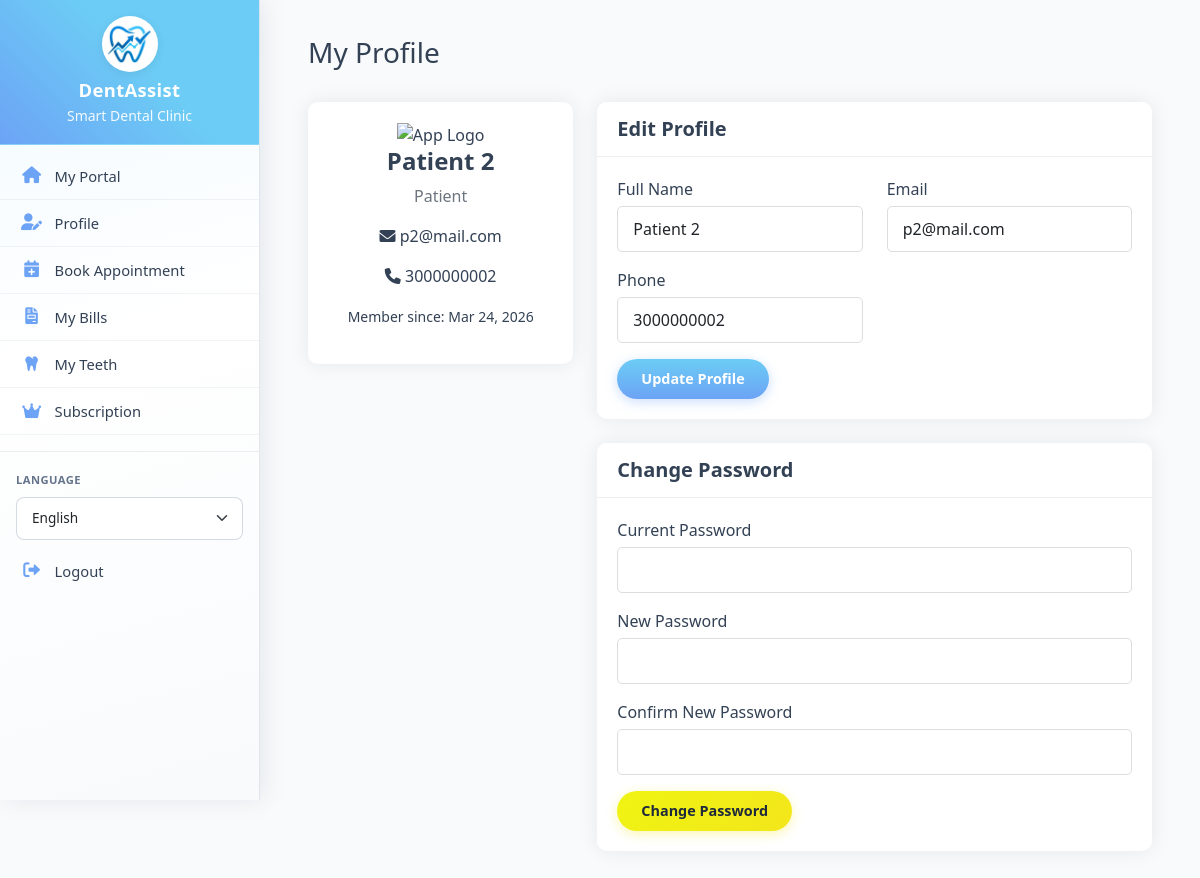
Screenshot of /profile.php (signed in) with the database file from the repository.
### tables this page shows
CREATE TABLE `users` (
  `id` int(11) NOT NULL,
  `username` varchar(191) NOT NULL,
  `email` varchar(191) NOT NULL,
  `password_hash` varchar(255) NOT NULL,
  `full_name` varchar(100) NOT NULL,
  `role` enum('doctor','assistant','patient') NOT NULL,
  `is_admin` tinyint(1) NOT NULL DEFAULT 0,
  `phone` varchar(20) DEFAULT NULL,
  `profile_image` varchar(255) DEFAULT NULL,
  `created_at` timestamp NOT NULL DEFAULT current_timestamp(),
  `updated_at` timestamp NOT NULL DEFAULT current_timestamp() ON UPDATE current_timestamp(),
  `is_active` tinyint(1) DEFAULT 1,
  `last_login` timestamp NULL DEFAULT NULL
);

### includes/db.php (called while the page is built, shortened)
<?php
class Database {
    private $host = DB_HOST;
    private $user = DB_USER;
    private $pass = DB_PASS;
    private $dbname = DB_NAME;
    private $conn;
    private static $instance = null;
    private function __construct() {
        try {
            $this->conn = new mysqli($this->host, $this->user, $this->pass, $this->dbname);
            $this->conn->set_charset("utf8mb4");
        } catch (Exception $e) {
            die("Database connection error: " . $e->getMessage());
        }
    }
    public static function getInstance() {
        if (self::$instance == null) {
            self::$instance = new Database();
        }
        return self::$instance;
    }
    public function query($sql, $params = [], $types = "") {
        $stmt = $this->conn->prepare($sql);
        if (!empty($params)) {
            if (empty($types)) {
                $types = $this->determineTypes($params);
            }
            $stmt->bind_param($types, ...$params);
        }
        if (!$stmt->execute()) {
            $err = $stmt->error ?: $this->conn->error;
            throw new Exception('Query failed: ' . $err);
        }
        return $stmt;
    }
    private function determineTypes($params) {
        $types = '';
        foreach ($params as $param) {
            if (is_int($param)) {
                $types .= 'i';
            } elseif (is_float($param)) {
                $types .= 'd';
            } elseif (is_string($param)) {
                $types .= 's';
            } else {
                $types .= 'b';
            }
        }
        return $types;
    }
    public function fetchOne($sql, $params = [], $types = "") {
        $stmt = $this->query($sql, $params, $types);
        $result = $stmt->get_result();
        if ($result && $result->num_rows > 0) {
            return $result->fetch_assoc();
        }
        return null;
    }
}
?>

### includes/auth.php (called while the page is built, shortened)
<?php
require_once __DIR__ . '/db.php';
class Auth
{
    public static function userId()
    {
        return $_SESSION['user_id'] ?? null;
    }
}

### includes/functions.php (called while the page is built, shortened)
<?php
require_once __DIR__ . '/db.php';
require_once __DIR__ . '/auth.php';
function formatDate($date, $format = 'M d, Y')
{
    $s = trim((string) $date);
    try {
        $dateObj = new DateTime($date);
        $y = (int) $dateObj->format('Y');
        return $dateObj->format($format);
    } catch (Exception $e) {
        return 'Not set';
    }
}

### profile.php (the view, shortened to what this page needs)
<?php
require_once 'includes/db.php';
require_once 'includes/auth.php';
require_once 'includes/functions.php';
$db = Database::getInstance();
$userId = Auth::userId();
$user = $db->fetchOne("SELECT * FROM users WHERE id = ?", [$userId], "i");
include 'layouts/header.php';
?>
<div class="container-fluid">
    <div class="d-flex justify-content-between align-items-center mb-4">
        <h1 class="h3">My Profile</h1>
    </div>
    <div class="row">
        <div class="col-md-4">
            <div class="card">
                <div class="card-body text-center">
                    <img src="/Dental/assets/images/logo.png"
                        alt="App Logo"
                        width="50"
                        height="50">
                    <h4><?php echo htmlspecialchars($user['full_name']); ?></h4>
                    <p class="text-muted"><?php echo ucfirst($user['role']); ?></p>
                    <p><i class="fas fa-envelope"></i> <?php echo $user['email']; ?></p>
                    <p><i class="fas fa-phone"></i> <?php echo $user['phone'] ?? 'Not provided'; ?></p>
                    <p><small>Member since: <?php echo formatDate($user['created_at']); ?></small></p>
                </div>
            </div>
        </div>
        <div class="col-md-8">
            <div class="card mb-4">
                <div class="card-header">
                    <h5 class="card-title mb-0">Edit Profile</h5>
                </div>
                <div class="card-body">
                    <form method="POST" action="api/profile.php" data-api="api/profile.php" data-message-target="#message">
                        <div class="row">
                            <div class="col-md-6 mb-3">
                                <label class="form-label">Full Name</label>
                                <input type="text" class="form-control" name="full_name" value="<?php echo htmlspecialchars($user['full_name']); ?>" required>
                            </div>
                            <div class="col-md-6 mb-3">
                                <label class="form-label">Email</label>
                                <input type="email" class="form-control" name="email" value="<?php echo $user['email']; ?>" required>
                            </div>
                            <div class="col-md-6 mb-3">
                                <label class="form-label">Phone</label>
                                <input type="text" class="form-control" name="phone" value="<?php echo $user['phone']; ?>">
                            </div>
                        </div>
                        <button type="submit" name="update_profile" class="btn btn-primary">Update Profile</button>
                    </form>
                </div>
            </div>
            <div class="card">
                <div class="card-header">
                    <h5 class="card-title mb-0">Change Password</h5>
                </div>
                <div class="card-body">
                    <form method="POST" action="api/profile.php" data-api="api/profile.php" data-message-target="#message">
                        <div class="mb-3">
                            <label class="form-label">Current Password</label>
                            <input type="password" class="form-control" name="current_password" required>
                        </div>
                        <div class="mb-3">
                            <label class="form-label">New Password</label>
                            <input type="password" class="form-control" name="new_password" required>
                        </div>
                        <div class="mb-3">
                            <label class="form-label">Confirm New Password</label>
                            <input type="password" class="form-control" name="confirm_password" required>
                        </div>
                        <button type="submit" name="change_password" class="btn btn-warning">Change Password</button>
                    </form>
                </div>
            </div>
        </div>
    </div>
</div>
<?php include 'layouts/footer.php'; ?>

### rows the page displays
users: full_name "Patient 2", role "Patient", email "p2@mail.com", phone "3000000002", created_at "Mar 24, 2026"

### other values shown
__('smart_dental_clinic', 'Smart Dental Clinic') "Smart Dental Clinic"
__('my_portal', 'My Portal') "My Portal"
__('profile', 'Profile') "Profile"
__('book_appointment', 'Book Appointment') "Book Appointment"
__('my_bills', 'My Bills') "My Bills"
__('my_teeth', 'My Teeth') "My Teeth"
__('subscription', 'Subscription') "Subscription"
__('language', 'Language') "LANGUAGE"
__('logout', 'Logout') "Logout"
